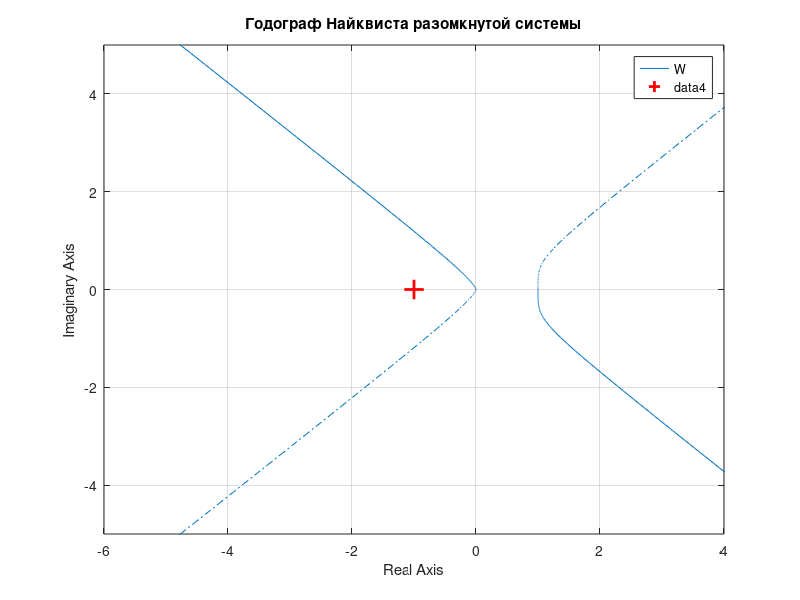
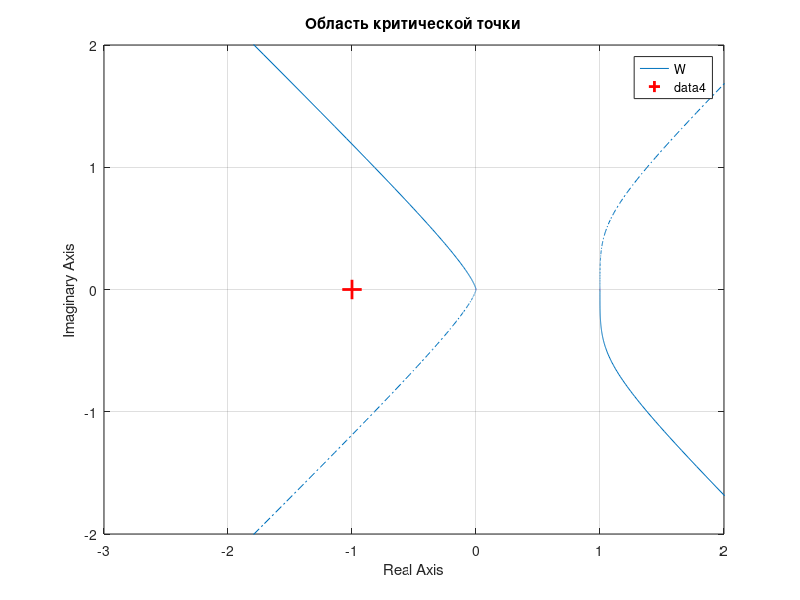

MATLAB code for these plots, in order: (Note: this script raises an error after producing the figures.)
clc;
clear;
close all;

s = tf('s');
W = 1 / (8*s^3 + 4*s^2 + 2*s + 1);
Wz = feedback(W, 1);

disp('Разомкнутая W(s)');
W
disp('Замкнутая Wz(s)');
Wz

fprintf('Полюса разомкнутой системы:\n');
disp(pole(W));
fprintf('Полюса замкнутой системы:\n');
disp(pole(Wz));

a = [8 4 2 1];
b = [8 4 2 2];

Ho = [a(2) a(4) 0;
      a(1) a(3) 0;
      0    a(2) a(4)];
Hc = [b(2) b(4) 0;
      b(1) b(3) 0;
      0    b(2) b(4)];

fprintf('Матрица Гурвица разомкнутой системы:\n');
disp(Ho);
d1o = a(2);
d2o = a(2)*a(3) - a(1)*a(4);
d3o = a(4)*d2o;
fprintf('Миноры разомкнутой: d1 = %g, d2 = %g, d3 = %g\n', d1o, d2o, d3o);

fprintf('Матрица Гурвица замкнутой системы:\n');
disp(Hc);
d1c = b(2);
d2c = b(2)*b(3) - b(1)*b(4);
d3c = b(4)*d2c;
fprintf('Миноры замкнутой: d1 = %g, d2 = %g, d3 = %g\n', d1c, d2c, d3c);

%% Годограф Найквиста разомкнутой системы
wLo = logspace(-3, log10(0.49), 500);
wHi = logspace(log10(0.51), 2, 500);

figure('Color', 'w');
nyquist(W, wLo); hold on;
nyquist(W, wHi);
plot(-1, 0, 'r+', 'MarkerSize', 14, 'LineWidth', 2);
xlim([-6 4]); ylim([-5 5]);
grid on;
title('Годограф Найквиста разомкнутой системы');

figure('Color', 'w');
nyquist(W, wLo); hold on;
nyquist(W, wHi);
plot(-1, 0, 'r+', 'MarkerSize', 14, 'LineWidth', 2);
xlim([-3 2]); ylim([-2 2]);
grid on;
title('Область критической точки');

%% Кривая Михайлова замкнутой системы
[~, den] = tfdata(Wz, 'v');
D = round(den, 10);

w = 0:0.01:2;
Djw = polyval(D, 1i*w);

figure('Color', 'w');
plot(real(Djw), imag(Djw), 'b-', 'LineWidth', 1.8); hold on;
plot(real(Djw(1)), imag(Djw(1)), 'go', 'MarkerFaceColor', 'g', 'MarkerSize', 8);
plot(real(Djw(end)), imag(Djw(end)), 'rs', 'MarkerFaceColor', 'r', 'MarkerSize', 8);
text(real(Djw(1)), imag(Djw(1)), '  \omega = 0', 'Color', 'g');
text(real(Djw(end)), imag(Djw(end)), '  \omega = 2', 'Color', 'r');
plot([0 0], [min(imag(Djw)) max(imag(Djw))], 'k:', 'LineWidth', 0.8);
plot([min(real(Djw)) max(real(Djw))], [0 0], 'k:', 'LineWidth', 0.8);
grid on; box on;
xlabel('Re D(j\omega)');
ylabel('Im D(j\omega)');
title('Кривая Михайлова замкнутой системы');

figure('Color', 'w');
plot(real(Djw), imag(Djw), 'b-', 'LineWidth', 1.8); hold on;
plot(2, 0, 'go', 'MarkerFaceColor', 'g', 'MarkerSize', 8);
plot(1, 0, 'mo', 'MarkerFaceColor', 'm', 'MarkerSize', 8);
plot(0, -sqrt(2), 'rs', 'MarkerFaceColor', 'r', 'MarkerSize', 8);
text(2, 0.06, '  \omega = 0', 'Color', [0 0.5 0]);
text(1, 0.12, '  \omega = 0.5', 'Color', [0.5 0 0.5]);
xlim([-2.2 2.6]); ylim([-2 0.8]);
grid on; box on;
xlabel('Re D(j\omega)');
ylabel('Im D(j\omega)');
title('Начальный участок кривой Михайлова');

%% Прямая проверка устойчивости
t = 0:0.01:40;

figure('Color', 'w');
step(W, t);
grid on;
title('Переходный процесс разомкнутой системы');

figure('Color', 'w');
step(Wz, t);
grid on;
title('Переходный процесс замкнутой системы');

figure('Color', 'w');
step(W, Wz, t);
grid on;
legend('разомкнутая', 'замкнутая', 'Location', 'best');
title('Сравнение переходных процессов');
